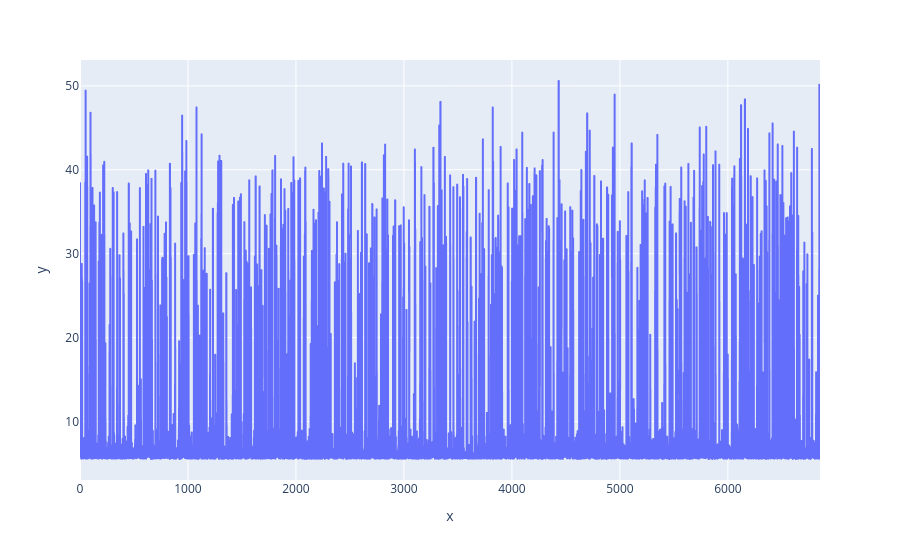

Write notebook code for a chart like this one.
### Code cell
px.line(y = np.array(result))

### Figure 1 — Plotly figure (JSON) as saved in the notebook; plotly's stock layout.template omitted (floating-point values rounded to 4 significant figures; data arrays with more than 128 entries replaced by an {"elided": "..."} marker saying what was removed)
{"data": [{"hovertemplate": "x=%{x}<br>y=%{y}<extra></extra>", "legendgroup": "", "line": {"color": "#636efa", "dash": "solid"}, "marker": {"symbol": "circle"}, "mode": "lines", "name": "", "showlegend": false, "type": "scattergl", "x": {"elided": "6854 int values"}, "xaxis": "x", "y": {"elided": "6854 float values"}, "yaxis": "y"}], "layout": {"legend": {"tracegroupgap": 0}, "margin": {"t": 60}, "xaxis": {"anchor": "y", "domain": [0, 1], "title": {"text": "x"}}, "yaxis": {"anchor": "x", "domain": [0, 1], "title": {"text": "y"}}}}
